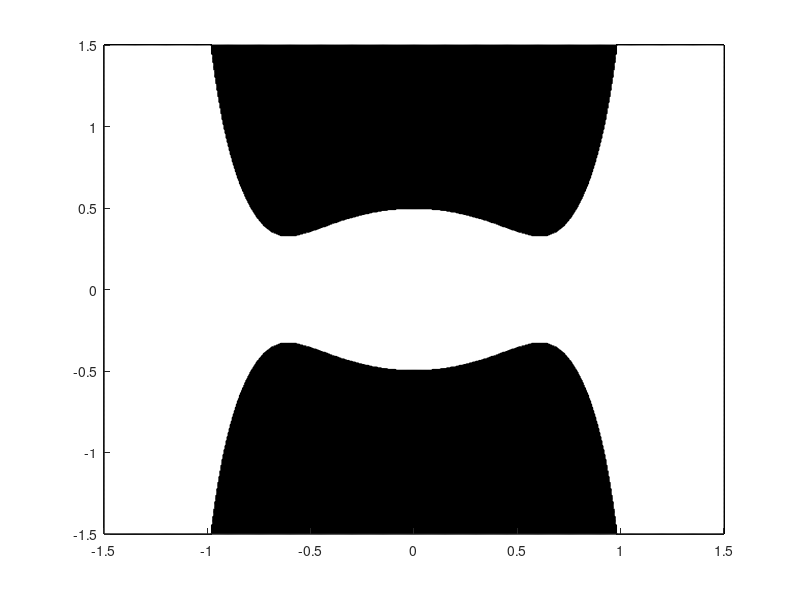
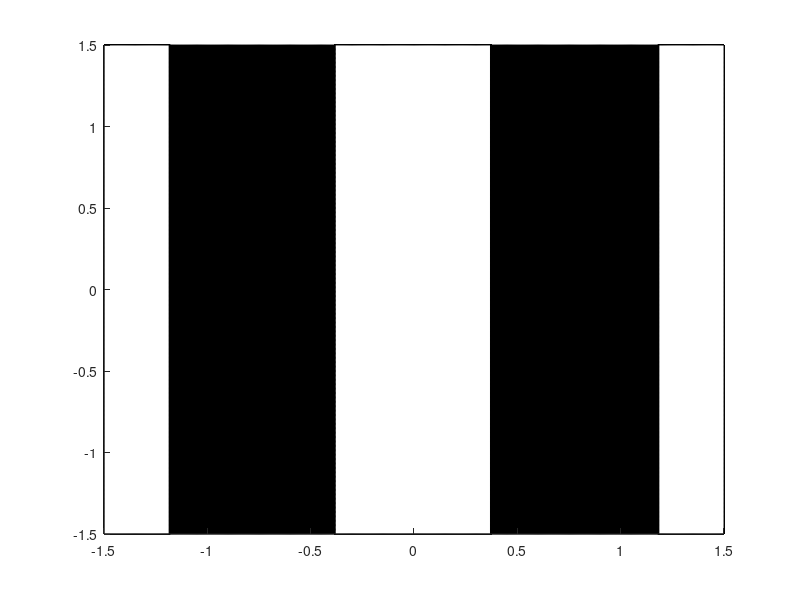

These charts were generated, in order, by the following MATLAB code:
close all
clear all

C = -2;

dinc = 0.005;
xvec = -1.5:dinc:1.5;
yvec = -1.5:dinc:1.5;
[xsm,ysm] = meshgrid(xvec,yvec);
z = 0;

nx = length(xvec);
ny = length(yvec);

velocity_surf = zeros(nx,ny);
for i = 1:nx
    for j = 1:ny
        x = xsm(i,j);
        y = ysm(i,j);

        r = sqrt(x^2 + y^2);
        V = 1/r + 3/2*x^2;
        if (V + C) > 0
            velocity_surf(i,j) = 1;
        else
            velocity_surf(i,j) = 0;
        end
    end
end

fig = figure();
hold on
contourf(xsm,ysm,velocity_surf,100)
colormap('gray')
hold off

M1 = 5.97219e24;
M2 = 7.34767e22;
mu = M2/(M1 + M2);
velocity_surf = zeros(nx,ny);
for i = 1:nx
    for j = 1:ny
        x = xsm(i,j);
        y = xsm(i,j);

        r1 = sqrt((x + mu)^2 + y^2);
        r2 = sqrt((x - 1 + mu)^2 + y^2);
        V = (x^2 + y^2)/2 + (1 - mu)/r1 + mu/r2;
        if (V + C) > 0
            velocity_surf(i,j) = 1;
        else
            velocity_surf(i,j) = 0;
        end
    end
end

fig = figure();
hold on
contourf(xsm,ysm,velocity_surf,100)
colormap('gray')
hold off